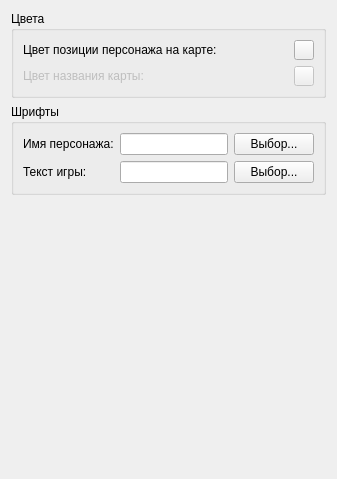
              <widget class="QWidget" name="settAppearanceTab">
               <attribute name="title">
                <string>Внешний вид</string>
               </attribute>
               <layout class="QVBoxLayout" name="verticalLayout_28">
                <item>
                 <widget class="QGroupBox" name="groupBox_4">
                  <property name="title">
                   <string>Цвета</string>
                  </property>
                  <layout class="QGridLayout" name="gridLayout_3">
                   <item row="0" column="0">
                    <widget class="QLabel" name="label_5">
                     <property name="text">
                      <string>Цвет позиции персонажа на карте:</string>
                     </property>
                    </widget>
                   </item>
                   <item row="0" column="1">
                    <widget class="ColorButton" name="btnPersPosColor">
                     <property name="sizePolicy">
                      <sizepolicy hsizetype="Fixed" vsizetype="Fixed">
                       <horstretch>0</horstretch>
                       <verstretch>0</verstretch>
                      </sizepolicy>
                     </property>
                     <property name="maximumSize">
                      <size>
                       <width>20</width>
                       <height>20</height>
                      </size>
                     </property>
                     <property name="text">
                      <string/>
                     </property>
                    </widget>
                   </item>
                   <item row="1" column="0">
                    <widget class="QLabel" name="label_6">
                     <property name="enabled">
                      <bool>false</bool>
                     </property>
                     <property name="text">
                      <string>Цвет названия карты:</string>
                     </property>
                    </widget>
                   </item>
                   <item row="1" column="1">
                    <widget class="QToolButton" name="pb_cGroupFore_2">
                     <property name="enabled">
                      <bool>false</bool>
                     </property>
                     <property name="sizePolicy">
                      <sizepolicy hsizetype="Fixed" vsizetype="Fixed">
                       <horstretch>0</horstretch>
                       <verstretch>0</verstretch>
                      </sizepolicy>
                     </property>
                     <property name="maximumSize">
                      <size>
                       <width>20</width>
                       <height>20</height>
                      </size>
                     </property>
                     <property name="text">
                      <string/>
                     </property>
                    </widget>
                   </item>
                  </layout>
                 </widget>
                </item>
                <item>
                 <widget class="QGroupBox" name="groupBox_5">
                  <property name="title">
                   <string>Шрифты</string>
                  </property>
                  <layout class="QGridLayout" name="gridLayout">
                   <item row="0" column="0">
                    <widget class="QLabel" name="label_2">
                     <property name="text">
                      <string>Имя персонажа:</string>
                     </property>
                    </widget>
                   </item>
                   <item row="0" column="1">
                    <widget class="FontLabel" name="persNameFont_label">
                     <property name="readOnly">
                      <bool>true</bool>
                     </property>
                    </widget>
                   </item>
                   <item row="0" column="2">
                    <widget class="QPushButton" name="persNameFont_button">
                     <property name="text">
                      <string>Выбор...</string>
                     </property>
                    </widget>
                   </item>
                   <item row="1" column="0">
                    <widget class="QLabel" name="label_7">
                     <property name="text">
                      <string>Текст игры:</string>
                     </property>
                    </widget>
                   </item>
                   <item row="1" column="1">
                    <widget class="FontLabel" name="gameTextFont_label">
                     <property name="readOnly">
                      <bool>true</bool>
                     </property>
                    </widget>
                   </item>
                   <item row="1" column="2">
                    <widget class="QPushButton" name="gameTextFont_button">
                     <property name="text">
                      <string>Выбор...</string>
                     </property>
                    </widget>
                   </item>
                  </layout>
                 </widget>
                </item>
                <item>
                 <spacer name="verticalSpacer_8">
                  <property name="orientation">
                   <enum>Qt::Vertical</enum>
                  </property>
                  <property name="sizeHint" stdset="0">
                   <size>
                    <width>20</width>
                    <height>273</height>
                   </size>
                  </property>
                 </spacer>
                </item>
               </layout>
              </widget>
